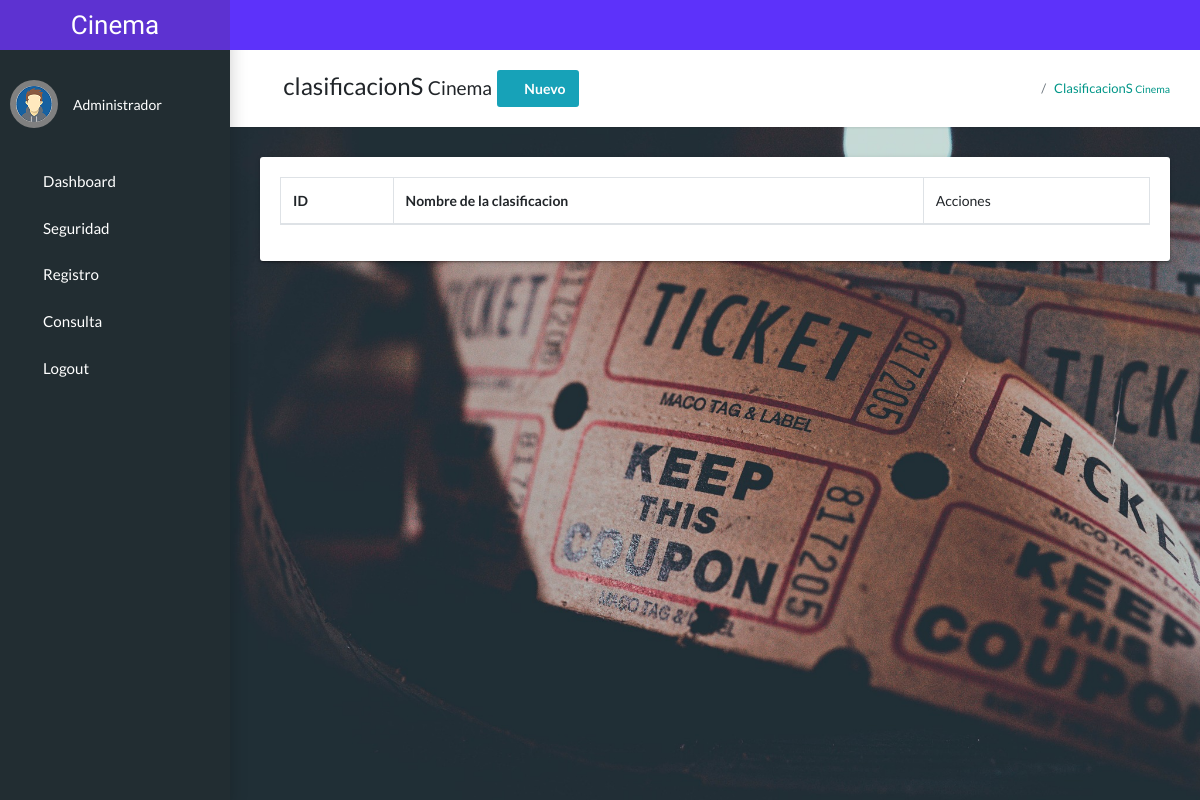
The app's page /pages/clasificacion.php, older data.
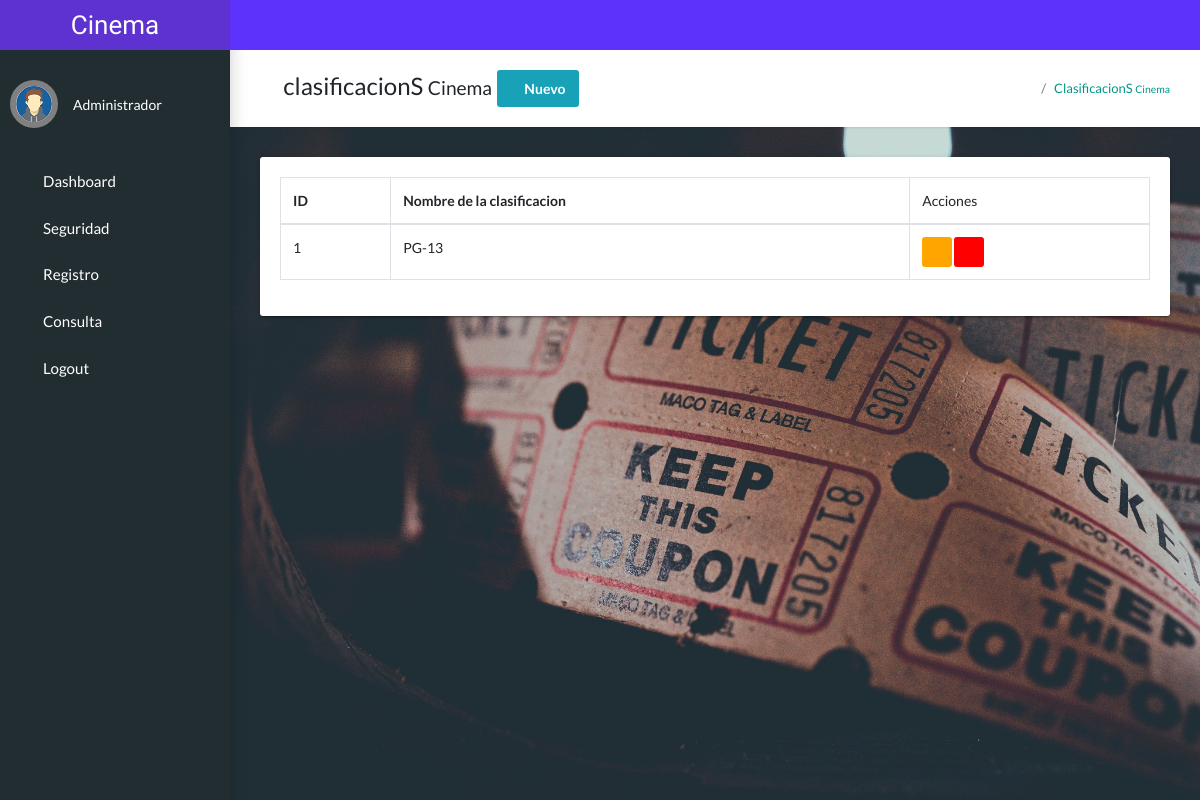
The same page, newer data.
### tables this page shows
CREATE TABLE `clasificacion` (
  `idClasificacion` int(11) NOT NULL,
  `nombreClasificacion` varchar(80) NOT NULL
);

### pages/clasificacion.php (the view, shortened to what this page needs)
<?php
include 'templates/header_admin.php';
include("../src/php/database/connection.php");
$query= "SELECT * FROM clasificacion";
$resultadoConsulta = mysqli_query($conection, $query);
?>
<section class="app-content">
      <div class="app-title">
        <div>
            <h1><i class="fas fa-user-tag"></i> clasificacionS <small> Cinema</small>
                <button class="btn btn-info" type="button" data-bs-toggle="modal"
                data-bs-target="#exampleModal1" id="clasificacion"><i class="fas fa-plus-circle"></i> Nuevo</button>
            </h1>
        </div>
        <ul class="app-breadcrumb breadcrumb">
          <li class="breadcrumb-item"><i class="fa fa-home fa-lg"></i></li>
          <li class="breadcrumb-item"><a href="#">clasificacionS <small> Cinema</small></a></li>
        </ul>
      </div>
        <div class="row">
            <div class="col-md-12">
              <div class="tile">
                <div class="tile-body">
                  <div class="table-responsive">
                    <table class="table table-hover table-bordered" id="tableclasificacions">
                      <thead>
                        <tr>
                          <th>ID</th>
                          <th>Nombre de la clasificacion</th>
                          <td>Acciones</td>
                        </tr>
                      </thead>
                          <tbody>
                          <?php while($clasificacion = mysqli_fetch_assoc($resultadoConsulta)): ?>
                              <tr>
                                <td><?php echo $clasificacion ['idClasificacion']; ?></td>
                                <td><?php echo $clasificacion ['nombreClasificacion']; ?></td>
                                <td>
                                <a   href="actualizarclasificacion.php?id=<?php  echo $clasificacion ['idclasificacion']; ?>"  class="btn bg-orange btn-sm">
                                  <i class="fa-solid fa-pencil text-white"></i>
                                </a>
                                <a   href="eliminarclasificacion.php?id=<?php  echo $clasificacion ['idclasificacion']; ?>"  class="btn bg-red btn-sm">
                                  <i class="fa-solid fa-trash text-white"></i>
                                </a>
                                </td>
                              </tr>
                            <?php endwhile; ?>
                      </tbody>
                    </table>
                  </div>
                </div>
              </div>
            </div>
        </div>
    </section>
    <?php include 'templates/footer_admin.php';?>

Row changes from the older to the newer data that the page shows:
added clasificacion: idClasificacion "1", nombreClasificacion "PG-13"
